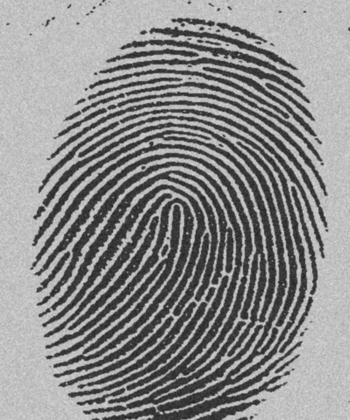
%> input picture Image_Processing/Assignments/noisy_fingerprint.tif, 350 x 420 px, shrunk from 798 x 958 before the run
$ octave boundary_extraction_Laplance_operator.m   (GNU Octave 9; MATLAB toolbox functions it lacks are replaced by stand-ins)
%> lines starting %> are read from the running program, lines starting %| are printed output that depends on the picture
clear
clf
clc

sourceImg = imread('noisy_fingerprint.tif');
%> sourceImg is the input picture: size 420x350 uint8; min 32, max 219, mean 140
figure, imshow(sourceImg);

grayImg = mat2gray(sourceImg);
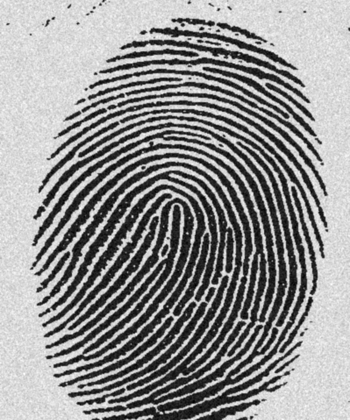
%> grayImg: size 420x350 double; min 0, max 1, mean 0.577
newGrayImg = grayImg;

[height, width] = size(grayImg);
%> height = 420; width = 350
LaplacianNum = 0;
LaplacianThreshold = 0.2;

for row = 2:height-1
    for col = 2:width-1
        LaplacianNum = abs(4*grayImg(row, col  ) - grayImg(row-1, col  ) - grayImg(row+1, col) - ...
                             grayImg(row, col+1) - grayImg(row  , col-1) );
        if (LaplacianNum > LaplacianThreshold)
            newGrayImg(row, col) = 255;
        else
            newGrayImg(row, col) = 0;
        end
    end
end
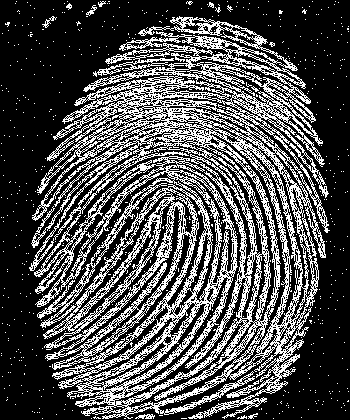
%> newGrayImg: size 420x350 double; min 0, max 255, mean 79

figure, imshow(newGrayImg);
%> after `imshow(newGrayImg)`:
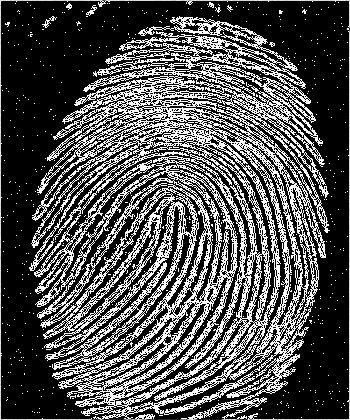
%> displayed picture: size 420x350, on the screen's scale of 0 to 255; min 0, max 255, mean 81.2
